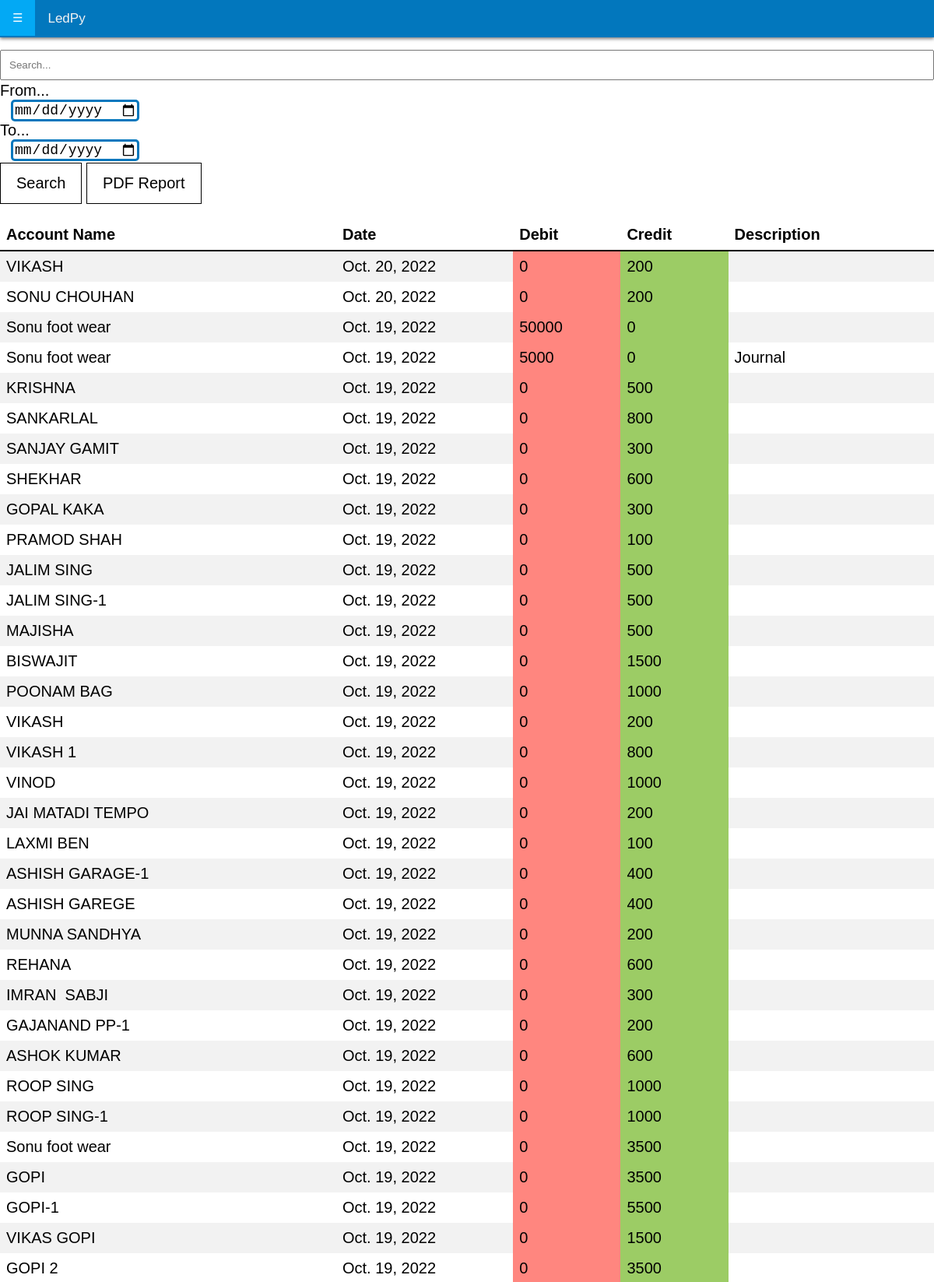
Screenshot of /reports (signed in, upper part) with the database file from the repository.
### home/models.py (models this page shows)
class CashBook(models.Model):
	TranID=models.IntegerField(primary_key=True)
	AccNo=models.ForeignKey(CustomerAcc,on_delete=models.CASCADE)
	AccName=models.CharField(max_length=20)
	DrAmnt=models.IntegerField()
	CrAmnt=models.IntegerField()
	Desc=models.TextField()
	Date = models.DateField(null=False)
	Time = models.TimeField(null=False)

### home/views.py (the view)
# urls.py: path('reports',views.reports,name="reports"),
def reports(request):
	if request.user.is_anonymous:
		return redirect('/login')
	if request.method=="GET":
		search=request.GET.get("search")
		fdate=request.GET.get("sdate")
		edate=request.GET.get("edate")
		print(search,fdate,edate)
		if fdate is not None and edate=="" and search=="":
			print('if')
			d=CashBook.objects.filter(Date=fdate)
			p=retSum(d)
			return render(request,'reports.html',{'d':d,'fdate':f"value={fdate}",'dr':p['Dr.'],'cr':p['Cr.']})
		elif fdate is not None and edate is not None:
			d=CashBook.objects.filter(Date__range=[fdate,edate])
			p=retSum(d)
			return render(request,'reports.html',{'d':d,'fdate':f"value={fdate}",'edate':f"value={edate}",'dr':p["Dr."],'cr':p['Cr.']})
	d=CashBook.objects.all().order_by('-Time').order_by('-Date')
	dlist=[i.FullName for i in CustomerAcc.objects.all()]
	ttl=retSum(d)
	return render(request,'reports.html',{'d':d,'dlist':dlist,'dr':ttl['Dr.'],'cr':ttl['Cr.']})

### home/views.py (called while the page is built)
def retSum(data):
	return {'Dr.':sum([i.DrAmnt for i in data]),'Cr.':sum([i.CrAmnt for i in data])}

### templates/reports.html (shortened to what this page needs)
<!DOCTYPE html>
{% load static %}
<html>
<head>
	<link rel="stylesheet" type="text/css" href="{% static "style.css" %}">
</head>
<body>
	{%include 'navbar.html' %}
	<div class="page">
		<form novalidate="novalidate">
			<input type="search" name="search" placeholder="Search..." autofocus required /><br>
			<div>
				<label for+="sdate">From...</label>
				<input type="date" id="sdate" name="sdate" placeholder="From..." {{fdate}}>
			</div>
			<div>
				<label for="edate">To...</label>
				<input type="date" id="edate" name="edate" placeholder="To.." {{edate}}>
			</div>
			<button type="submit" class="menu-btn" id="add-btn">Search</button>
			<button type="submit" style="margin-top: 2px;" formaction="/genreportdate" class="menu-btn" id="add-btn">PDF Report</button>
		</form>
		<table>
			<th>Account Name</th>
			<th>Date</th>
			<th>Debit</th>
			<th>Credit</th>
			<th>Description</th>
			{% for i in d %}
				<tr onclick="window.location='/update/{{i.TranID}}'" name='dd' id="dd{{i.TranID}}">
					<td>{{i.AccName}}</td>
					<td>{{i.Date}}</td>
					<td class="dr">{{i.DrAmnt}}</td>
					<td class="cr">{{i.CrAmnt}}</td>
					<td>{{i.Desc}}</td>
				</tr>
			{% empty %}
				<h1>No Matching Records Found</h1>
			{% endfor %}
		</table>
	</div>
</body>
</html>

### static/style.css (style rules this page uses)
:root { --normal: #0277bd; --light: #03a9f4; --dark: #004c8c; }
body { margin:0;font-family:Arial }
.a-btn:link, .a-btn:visited, #add-btn { color: black; padding: 14px 20px; font-size: 20px; text-align: center; text-decoration: none; display: inline-block; background-color: white; border: solid black 0.25px; }
body { color: black; font-size: 20px; background-color: white; font-family: sans-serif; }
input[type="date"] { border: 3px solid var(--normal); margin-left: 14px; border-radius: 5px; font-size: 18px; }
table { margin-top: 20px; border-collapse: collapse; width: 100%; }
th, td { text-align: left; padding: 8px; }
th { border-bottom: solid 2px black; }
.cr { background-color: #9CCC65; }
.dr { background-color: #ff867f; }
tr:nth-child(even) { background-color: #f2f2f2; }
label { display: inline-block; width: 100%; text-align: left; }
.menu-btn { border: none; color: white; padding: 12px 28px; text-align: center; text-decoration: none; display: inline-block; font-size: 16px; transition-duration: 0.4s; cursor: pointer; }
.page { font-size: 20px; margin-top: 64px; color: black; }
input[type="search"] { width: 100%; padding: 10px; margin-bottom: 2px; }
body { margin: 0; padding: 0; font-family: sans-serif; }

### rows the page displays
CashBook: AccName "VIKASH", Date "Oct. 20, 2022", DrAmnt "0", CrAmnt "200"
CashBook: AccName "SONU CHOUHAN", Date "Oct. 20, 2022", DrAmnt "0", CrAmnt "200"
CashBook: AccName "Sonu foot wear", Date "Oct. 19, 2022", DrAmnt "50000", CrAmnt "0"
CashBook: AccName "Sonu foot wear", Date "Oct. 19, 2022", DrAmnt "5000", CrAmnt "0", Desc "Journal"
CashBook: AccName "KRISHNA", Date "Oct. 19, 2022", DrAmnt "0", CrAmnt "500"
CashBook: AccName "SANKARLAL", Date "Oct. 19, 2022", DrAmnt "0", CrAmnt "800"
CashBook: AccName "SANJAY GAMIT", Date "Oct. 19, 2022", DrAmnt "0", CrAmnt "300"
CashBook: AccName "SHEKHAR", Date "Oct. 19, 2022", DrAmnt "0", CrAmnt "600"
CashBook: AccName "GOPAL KAKA", Date "Oct. 19, 2022", DrAmnt "0", CrAmnt "300"
CashBook: AccName "PRAMOD SHAH", Date "Oct. 19, 2022", DrAmnt "0", CrAmnt "100"
CashBook: AccName "JALIM SING", Date "Oct. 19, 2022", DrAmnt "0", CrAmnt "500"
CashBook: AccName "JALIM SING-1", Date "Oct. 19, 2022", DrAmnt "0", CrAmnt "500"
CashBook: AccName "MAJISHA", Date "Oct. 19, 2022", DrAmnt "0", CrAmnt "500"
CashBook: AccName "BISWAJIT", Date "Oct. 19, 2022", DrAmnt "0", CrAmnt "1500"
CashBook: AccName "POONAM BAG", Date "Oct. 19, 2022", DrAmnt "0", CrAmnt "1000"
CashBook: AccName "VIKASH", Date "Oct. 19, 2022", DrAmnt "0", CrAmnt "200"
CashBook: AccName "VIKASH 1", Date "Oct. 19, 2022", DrAmnt "0", CrAmnt "800"
CashBook: AccName "VINOD", Date "Oct. 19, 2022", DrAmnt "0", CrAmnt "1000"
CashBook: AccName "JAI MATADI TEMPO", Date "Oct. 19, 2022", DrAmnt "0", CrAmnt "200"
CashBook: AccName "LAXMI BEN", Date "Oct. 19, 2022", DrAmnt "0", CrAmnt "100"
CashBook: AccName "ASHISH GARAGE-1", Date "Oct. 19, 2022", DrAmnt "0", CrAmnt "400"
CashBook: AccName "ASHISH GAREGE", Date "Oct. 19, 2022", DrAmnt "0", CrAmnt "400"
CashBook: AccName "MUNNA SANDHYA", Date "Oct. 19, 2022", DrAmnt "0", CrAmnt "200"
CashBook: AccName "REHANA", Date "Oct. 19, 2022", DrAmnt "0", CrAmnt "600"
CashBook: AccName "IMRAN SABJI", Date "Oct. 19, 2022", DrAmnt "0", CrAmnt "300"
CashBook: AccName "GAJANAND PP-1", Date "Oct. 19, 2022", DrAmnt "0", CrAmnt "200"
CashBook: AccName "ASHOK KUMAR", Date "Oct. 19, 2022", DrAmnt "0", CrAmnt "600"
CashBook: AccName "ROOP SING", Date "Oct. 19, 2022", DrAmnt "0", CrAmnt "1000"
CashBook: AccName "ROOP SING-1", Date "Oct. 19, 2022", DrAmnt "0", CrAmnt "1000"
CashBook: AccName "Sonu foot wear", Date "Oct. 19, 2022", DrAmnt "0", CrAmnt "3500"
CashBook: AccName "GOPI", Date "Oct. 19, 2022", DrAmnt "0", CrAmnt "3500"
CashBook: AccName "GOPI-1", Date "Oct. 19, 2022", DrAmnt "0", CrAmnt "5500"
CashBook: AccName "VIKAS GOPI", Date "Oct. 19, 2022", DrAmnt "0", CrAmnt "1500"
CashBook: AccName "GOPI 2", Date "Oct. 19, 2022", DrAmnt "0", CrAmnt "3500"
